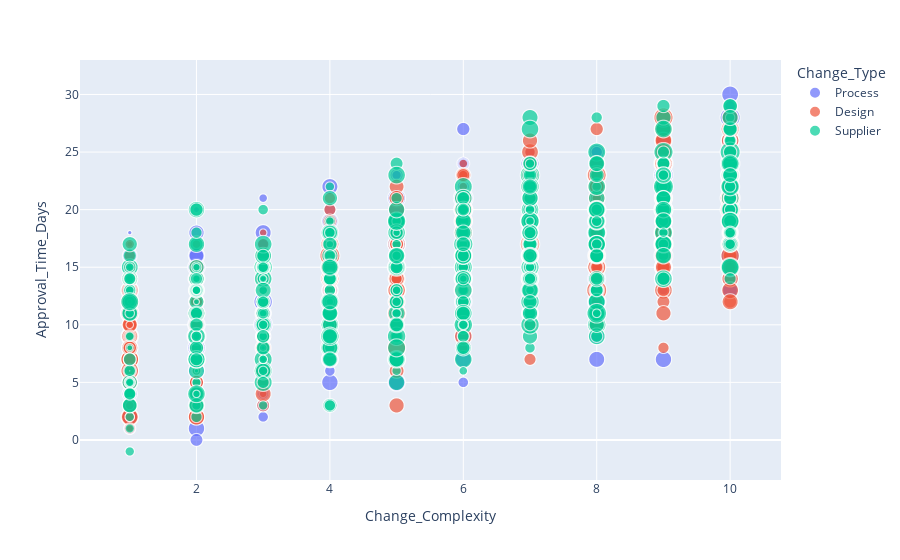

Here is the notebook cell this chart was saved with:
### Code cell
# Interactive Plotly Example

fig = px.scatter(df, x="Change_Complexity", y="Approval_Time_Days", color="Change_Type",
                 size="Parts_Affected", hover_data=["Product_Type"])
fig.show()

### Figure 1 — Plotly figure (JSON) as saved in the notebook; plotly's stock layout.template omitted (floating-point values rounded to 4 significant figures; data arrays with more than 128 entries replaced by an {"elided": "..."} marker saying what was removed)
{"data": [{"customdata": {"elided": "694x1 str values"}, "hovertemplate": "Change_Type=Process<br>Change_Complexity=%{x}<br>Approval_Time_Days=%{y}<br>Parts_Affected=%{marker.size}<br>Product_Type=%{customdata[0]}<extra></extra>", "legendgroup": "Process", "marker": {"color": "#636efa", "size": {"elided": "694 int values"}, "sizemode": "area", "sizeref": 0.055, "symbol": "circle"}, "mode": "markers", "name": "Process", "showlegend": true, "type": "scattergl", "x": {"elided": "694 int values"}, "xaxis": "x", "y": {"elided": "694 int values"}, "yaxis": "y"}, {"customdata": {"elided": "650x1 str values"}, "hovertemplate": "Change_Type=Design<br>Change_Complexity=%{x}<br>Approval_Time_Days=%{y}<br>Parts_Affected=%{marker.size}<br>Product_Type=%{customdata[0]}<extra></extra>", "legendgroup": "Design", "marker": {"color": "#EF553B", "size": {"elided": "650 int values"}, "sizemode": "area", "sizeref": 0.055, "symbol": "circle"}, "mode": "markers", "name": "Design", "showlegend": true, "type": "scattergl", "x": {"elided": "650 int values"}, "xaxis": "x", "y": {"elided": "650 int values"}, "yaxis": "y"}, {"customdata": {"elided": "656x1 str values"}, "hovertemplate": "Change_Type=Supplier<br>Change_Complexity=%{x}<br>Approval_Time_Days=%{y}<br>Parts_Affected=%{marker.size}<br>Product_Type=%{customdata[0]}<extra></extra>", "legendgroup": "Supplier", "marker": {"color": "#00cc96", "size": {"elided": "656 int values"}, "sizemode": "area", "sizeref": 0.055, "symbol": "circle"}, "mode": "markers", "name": "Supplier", "showlegend": true, "type": "scattergl", "x": {"elided": "656 int values"}, "xaxis": "x", "y": {"elided": "656 int values"}, "yaxis": "y"}], "layout": {"legend": {"itemsizing": "constant", "title": {"text": "Change_Type"}, "tracegroupgap": 0}, "margin": {"t": 60}, "xaxis": {"anchor": "y", "domain": [0, 1], "title": {"text": "Change_Complexity"}}, "yaxis": {"anchor": "x", "domain": [0, 1], "title": {"text": "Approval_Time_Days"}}}}
